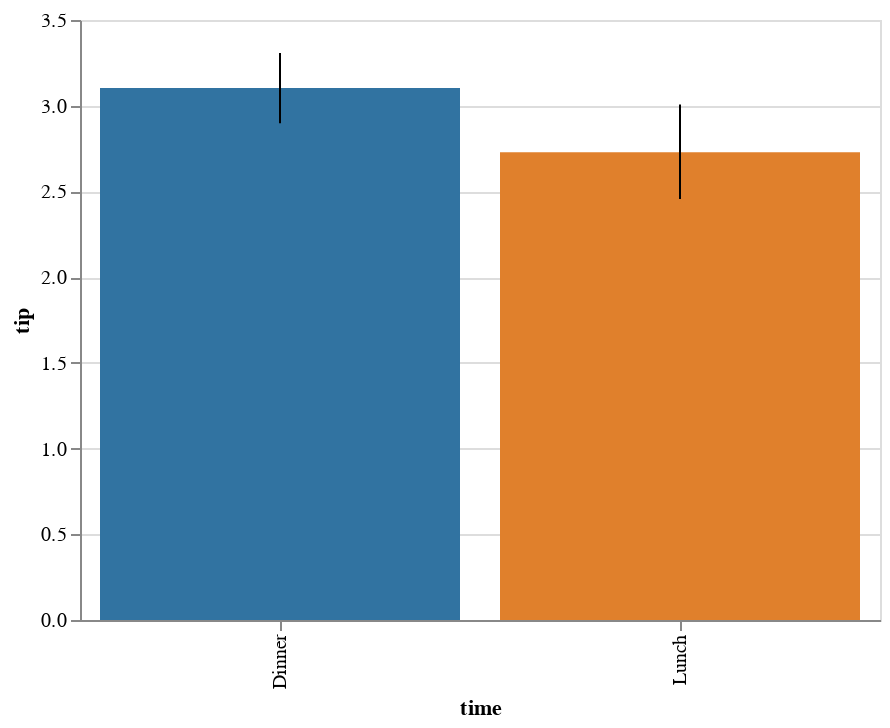

Notebook code cell kept with this figure:
### Code cell
display(salt.barplot(x="time", y="tip", data=tips))
ax = sns.barplot(x="time", y="tip", data=tips, order=["Lunch", "Dinner"])

### Figure 1 — Vega-Lite specification as saved in the notebook (floating-point values rounded to 4 significant figures; data arrays with more than 128 entries replaced by an {"elided": "..."} marker saying what was removed)
{"$schema": "https://vega.github.io/schema/vega-lite/v2.4.1.json", "config": {"range": {"category": ["rgba(49,115,161,1)", "rgba(224,128,44,1)", "rgba(58,145,58,1)", "rgba(192,60,61,1)", "rgba(147,113,178,1)", "rgba(131,91,83,1)", "rgba(213,132,188,1)", "rgba(127,127,127,1)", "rgba(168,169,53,1)", "rgba(45,171,184,1)"]}, "view": {"height": 300, "width": 400}}, "data": {"values": {"elided": "244 records"}}, "layer": [{"encoding": {"color": {"field": "time", "legend": null, "type": "nominal"}, "x": {"field": "time", "type": "nominal"}, "y": {"aggregate": "mean", "axis": {"title": "tip"}, "field": "tip", "type": "quantitative"}}, "mark": "bar"}, {"encoding": {"x": {"field": "time", "type": "nominal"}, "y": {"aggregate": "ci0", "field": "tip", "type": "quantitative"}, "y2": {"aggregate": "ci1", "field": "tip", "type": "quantitative"}}, "mark": "rule"}]}
